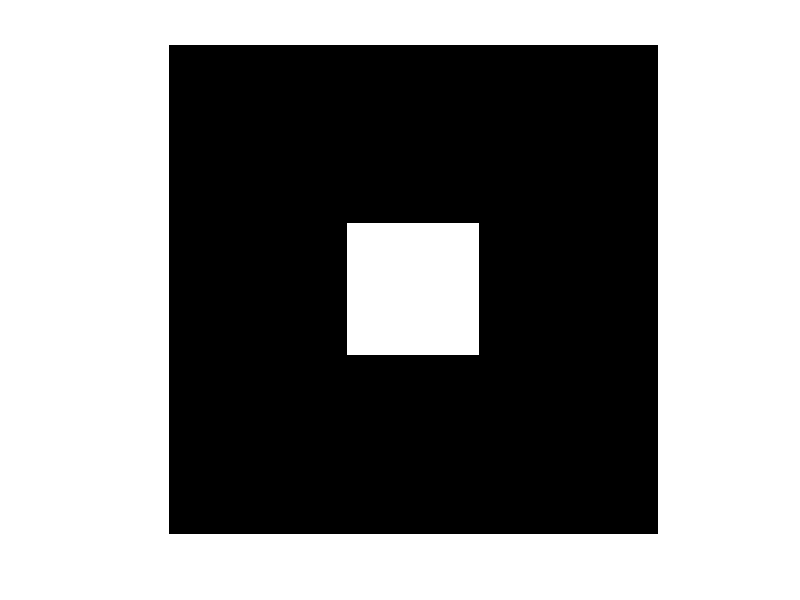

Write the MATLAB code that produced this figure.
A=zeros(300,300);
[R C] = size(A);
Cx=150;
Cy=150;
mydis=40;

for i=1:1:R
    for j=1:1:C
        if(max(abs(i-Cx),abs(j-Cy)))<=mydis %abs means absolute |Cx-i|
            A(i,j)=255;
        end
    end
end
figure=imshow(A,[])